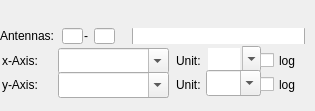
       <widget class="QFrame" name="frame_5" >
        <property name="enabled" >
         <bool>true</bool>
        </property>
        <property name="geometry" >
         <rect>
          <x>6</x>
          <y>0</y>
          <width>315</width>
          <height>111</height>
         </rect>
        </property>
        <property name="maximumSize" >
         <size>
          <width>16777215</width>
          <height>282</height>
         </size>
        </property>
        <property name="cursor" >
         <cursorShape>ArrowCursor</cursorShape>
        </property>
        <property name="frameShape" >
         <enum>QFrame::NoFrame</enum>
        </property>
        <property name="frameShadow" >
         <enum>QFrame::Raised</enum>
        </property>
        <widget class="QFrame" name="frame_9" >
         <property name="geometry" >
          <rect>
           <x>0</x>
           <y>28</y>
           <width>305</width>
           <height>16</height>
          </rect>
         </property>
         <property name="frameShape" >
          <enum>QFrame::NoFrame</enum>
         </property>
         <property name="frameShadow" >
          <enum>QFrame::Raised</enum>
         </property>
         <widget class="QLabel" name="label_6" >
          <property name="geometry" >
           <rect>
            <x>0</x>
            <y>0</y>
            <width>65</width>
            <height>16</height>
           </rect>
          </property>
          <property name="text" >
           <string>Antennas:</string>
          </property>
         </widget>
         <widget class="QLineEdit" name="firstantenna" >
          <property name="geometry" >
           <rect>
            <x>62</x>
            <y>0</y>
            <width>21</width>
            <height>16</height>
           </rect>
          </property>
         </widget>
         <widget class="QLabel" name="label_23" >
          <property name="geometry" >
           <rect>
            <x>84</x>
            <y>0</y>
            <width>16</width>
            <height>16</height>
           </rect>
          </property>
          <property name="text" >
           <string>-</string>
          </property>
         </widget>
         <widget class="QLineEdit" name="lastantenna" >
          <property name="geometry" >
           <rect>
            <x>94</x>
            <y>0</y>
            <width>21</width>
            <height>16</height>
           </rect>
          </property>
         </widget>
         <widget class="QLineEdit" name="antennaselection" >
          <property name="geometry" >
           <rect>
            <x>132</x>
            <y>-2</y>
            <width>173</width>
            <height>22</height>
           </rect>
          </property>
         </widget>
        </widget>
        <widget class="QComboBox" name="xdatatype" >
         <property name="geometry" >
          <rect>
           <x>58</x>
           <y>48</y>
           <width>111</width>
           <height>26</height>
          </rect>
         </property>
         <property name="editable" >
          <bool>true</bool>
         </property>
        </widget>
        <widget class="QComboBox" name="ydatatype" >
         <property name="geometry" >
          <rect>
           <x>58</x>
           <y>72</y>
           <width>111</width>
           <height>26</height>
          </rect>
         </property>
         <property name="editable" >
          <bool>true</bool>
         </property>
        </widget>
        <widget class="QLabel" name="label_15" >
         <property name="geometry" >
          <rect>
           <x>2</x>
           <y>52</y>
           <width>61</width>
           <height>17</height>
          </rect>
         </property>
         <property name="text" >
          <string>x-Axis:</string>
         </property>
        </widget>
        <widget class="QLabel" name="label_16" >
         <property name="geometry" >
          <rect>
           <x>2</x>
           <y>76</y>
           <width>61</width>
           <height>17</height>
          </rect>
         </property>
         <property name="text" >
          <string>y-Axis:</string>
         </property>
        </widget>
        <widget class="QLabel" name="label_17" >
         <property name="geometry" >
          <rect>
           <x>176</x>
           <y>52</y>
           <width>31</width>
           <height>17</height>
          </rect>
         </property>
         <property name="text" >
          <string>Unit:</string>
         </property>
        </widget>
        <widget class="QLabel" name="label_18" >
         <property name="geometry" >
          <rect>
           <x>258</x>
           <y>50</y>
           <width>43</width>
           <height>17</height>
          </rect>
         </property>
         <property name="text" >
          <string/>
         </property>
        </widget>
        <widget class="QComboBox" name="xaxisunit" >
         <property name="geometry" >
          <rect>
           <x>206</x>
           <y>46</y>
           <width>55</width>
           <height>26</height>
          </rect>
         </property>
         <property name="editable" >
          <bool>true</bool>
         </property>
         <property name="frame" >
          <bool>false</bool>
         </property>
        </widget>
        <widget class="QLabel" name="label_19" >
         <property name="geometry" >
          <rect>
           <x>176</x>
           <y>76</y>
           <width>31</width>
           <height>17</height>
          </rect>
         </property>
         <property name="text" >
          <string>Unit:</string>
         </property>
        </widget>
        <widget class="QLabel" name="label_20" >
         <property name="geometry" >
          <rect>
           <x>258</x>
           <y>74</y>
           <width>43</width>
           <height>17</height>
          </rect>
         </property>
         <property name="text" >
          <string/>
         </property>
        </widget>
        <widget class="QComboBox" name="yaxisunit" >
         <property name="geometry" >
          <rect>
           <x>206</x>
           <y>70</y>
           <width>55</width>
           <height>26</height>
          </rect>
         </property>
         <property name="editable" >
          <bool>true</bool>
         </property>
        </widget>
        <widget class="QCheckBox" name="logx" >
         <property name="geometry" >
          <rect>
           <x>260</x>
           <y>50</y>
           <width>43</width>
           <height>21</height>
          </rect>
         </property>
         <property name="toolTip" >
          <string>logarithmic x-axis</string>
         </property>
         <property name="whatsThis" >
          <string>Selects whether x-axis scale is logarithmic</string>
         </property>
         <property name="text" >
          <string>log</string>
         </property>
        </widget>
        <widget class="QCheckBox" name="logy" >
         <property name="geometry" >
          <rect>
           <x>260</x>
           <y>74</y>
           <width>43</width>
           <height>21</height>
          </rect>
         </property>
         <property name="toolTip" >
          <string>logarithmic y-axis</string>
         </property>
         <property name="whatsThis" >
          <string>Selects whether y-axis scale is logarithmic</string>
         </property>
         <property name="text" >
          <string>log</string>
         </property>
        </widget>
       </widget>
